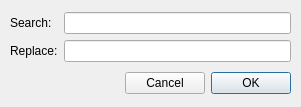
<ui version="4.0" >
 <author></author>
 <comment></comment>
 <exportmacro></exportmacro>
 <class>SearchReplace</class>
 <widget class="QDialog" name="SearchReplace" >
  <property name="objectName" >
   <string notr="true" >SearchReplace</string>
  </property>
  <property name="geometry" >
   <rect>
    <x>0</x>
    <y>0</y>
    <width>301</width>
    <height>107</height>
   </rect>
  </property>
  <property name="windowTitle" >
   <string>Dialog</string>
  </property>
  <layout class="QVBoxLayout" >
   <property name="objectName" >
    <string notr="true" />
   </property>
   <property name="margin" >
    <number>9</number>
   </property>
   <property name="spacing" >
    <number>6</number>
   </property>
   <item>
    <layout class="QGridLayout" >
     <property name="objectName" >
      <string notr="true" />
     </property>
     <property name="margin" >
      <number>1</number>
     </property>
     <property name="spacing" >
      <number>6</number>
     </property>
     <item row="1" column="0" >
      <widget class="QLabel" name="label_2" >
       <property name="objectName" >
        <string notr="true" >label_2</string>
       </property>
       <property name="geometry" >
        <rect>
         <x>1</x>
         <y>30</y>
         <width>61</width>
         <height>23</height>
        </rect>
       </property>
       <property name="text" >
        <string>Replace:</string>
       </property>
      </widget>
     </item>
     <item row="0" column="0" >
      <widget class="QLabel" name="label" >
       <property name="objectName" >
        <string notr="true" >label</string>
       </property>
       <property name="geometry" >
        <rect>
         <x>1</x>
         <y>1</y>
         <width>61</width>
         <height>23</height>
        </rect>
       </property>
       <property name="text" >
        <string>Search:</string>
       </property>
      </widget>
     </item>
     <item row="0" column="1" >
      <widget class="QLineEdit" name="search" >
       <property name="objectName" >
        <string notr="true" >search</string>
       </property>
       <property name="geometry" >
        <rect>
         <x>68</x>
         <y>1</y>
         <width>214</width>
         <height>23</height>
        </rect>
       </property>
      </widget>
     </item>
     <item row="1" column="1" >
      <widget class="QLineEdit" name="replace" >
       <property name="objectName" >
        <string notr="true" >replace</string>
       </property>
       <property name="geometry" >
        <rect>
         <x>68</x>
         <y>30</y>
         <width>214</width>
         <height>23</height>
        </rect>
       </property>
      </widget>
     </item>
    </layout>
   </item>
   <item>
    <layout class="QHBoxLayout" >
     <property name="objectName" >
      <string notr="true" />
     </property>
     <property name="margin" >
      <number>1</number>
     </property>
     <property name="spacing" >
      <number>6</number>
     </property>
     <item>
      <spacer>
       <property name="objectName" >
        <string notr="true" >horizontalSpacer</string>
       </property>
       <property name="geometry" >
        <rect>
         <x>1</x>
         <y>4</y>
         <width>119</width>
         <height>20</height>
        </rect>
       </property>
       <property name="orientation" >
        <enum>Qt::Horizontal</enum>
       </property>
       <property name="sizeHint" >
        <size>
         <width>40</width>
         <height>20</height>
        </size>
       </property>
      </spacer>
     </item>
     <item>
      <widget class="QPushButton" name="pushButton_2" >
       <property name="objectName" >
        <string notr="true" >pushButton_2</string>
       </property>
       <property name="geometry" >
        <rect>
         <x>126</x>
         <y>1</y>
         <width>75</width>
         <height>27</height>
        </rect>
       </property>
       <property name="text" >
        <string>Cancel</string>
       </property>
      </widget>
     </item>
     <item>
      <widget class="QPushButton" name="pushButton" >
       <property name="objectName" >
        <string notr="true" >pushButton</string>
       </property>
       <property name="geometry" >
        <rect>
         <x>207</x>
         <y>1</y>
         <width>75</width>
         <height>27</height>
        </rect>
       </property>
       <property name="text" >
        <string>OK</string>
       </property>
       <property name="default" >
        <bool>true</bool>
       </property>
      </widget>
     </item>
    </layout>
   </item>
  </layout>
 </widget>
 <pixmapfunction></pixmapfunction>
 <resources/>
 <connections>
  <connection>
   <sender>pushButton</sender>
   <signal>clicked()</signal>
   <receiver>SearchReplace</receiver>
   <slot>accept()</slot>
   <hints>
    <hint type="sourcelabel" >
     <x>254</x>
     <y>82</y>
    </hint>
    <hint type="destinationlabel" >
     <x>263</x>
     <y>108</y>
    </hint>
   </hints>
  </connection>
  <connection>
   <sender>pushButton_2</sender>
   <signal>clicked()</signal>
   <receiver>SearchReplace</receiver>
   <slot>reject()</slot>
   <hints>
    <hint type="sourcelabel" >
     <x>178</x>
     <y>82</y>
    </hint>
    <hint type="destinationlabel" >
     <x>176</x>
     <y>115</y>
    </hint>
   </hints>
  </connection>
 </connections>
</ui>
